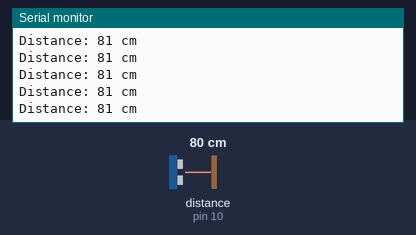
Bench run of a sketch on a simulated Arduino Uno, built with avr-gcc and run on an emulated ATmega328P. On the bench: the last lines printed to the serial monitor. The inputs (shaded band) are chosen by the test bench; at power-on: distance to the obstacle (sensor on pin 10) 80 cm. The echo pulse lasts 58.3 µs per cm.

Above: at 1.2 s.
1.3 s: distance to the obstacle (sensor on pin 10) set to 4 cm
At 1.34 s:
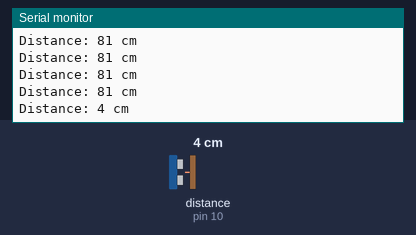
4.3 s: distance to the obstacle (sensor on pin 10) set to 2 cm
At 4.31 s:
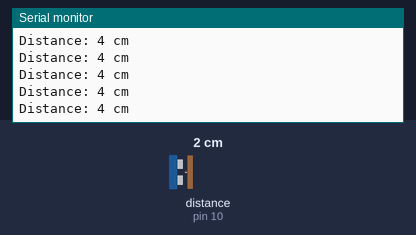
7.3 s: distance to the obstacle (sensor on pin 10) set to 60 cm
At 7.36 s:
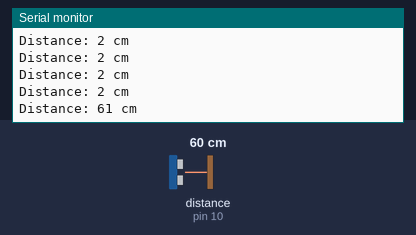
10.3 s: distance to the obstacle (sensor on pin 10) set to 2 cm
At 10.3 s:
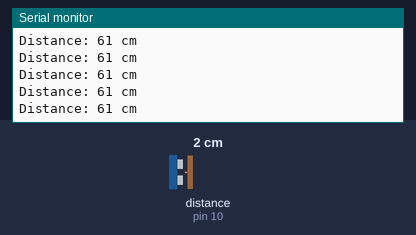
Timing chart, 0 to 13.3 s (numbered marks = the images above; inputs shaded):
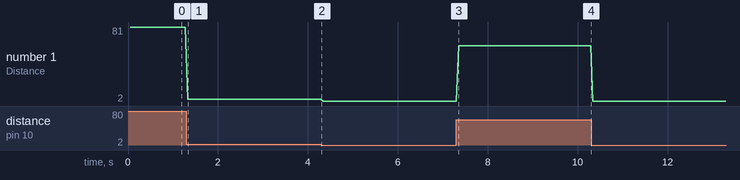

Measured:
- after the input at 1.3 s, the serial monitor: prints a new line at once (image 1)
- after the input at 7.3 s, the serial monitor: prints a new line after 0.05 s (image 3)
- plotted number 1: 81 → 4 after the input at 1.3 s, 4 → 2 after the input at 4.3 s, 2 → 61 after the input at 7.3 s, 61 → 2 after the input at 10.3 s

The sketch:

sketch.ino
```cpp
// Library: NewPing
// Install via Arduino Library Manager.

#include <NewPing.h>
#define TRIG 9
#define ECHO 10
#define MAX_DIST 400

NewPing sonar(TRIG, ECHO, MAX_DIST);

void setup() {
  Serial.begin(9600);
}
void loop() {
  delay(50);
  int cm = sonar.ping_cm();
  Serial.print("Distance: ");
  Serial.print(cm);
  Serial.println(" cm");
}
```
